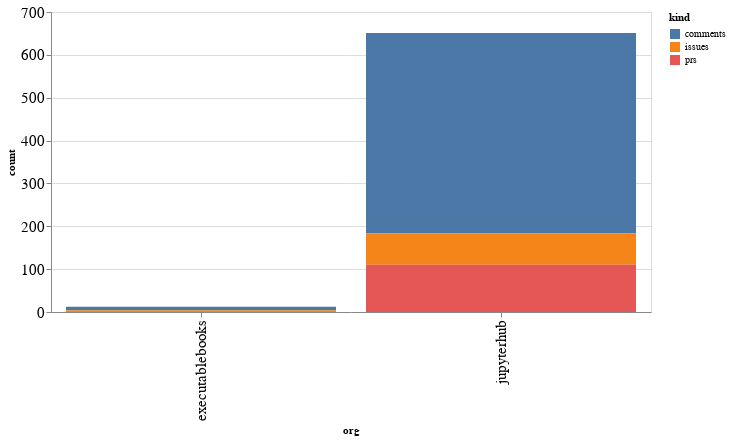

The notebook cell saved with this chart:
### Code cell
alt.Chart(org_summaries, width=600).mark_bar().encode(
    x='org',
    y='count',
    color='kind',
    tooltip="org"
)

### Figure 1 — Vega-Lite specification as saved in the notebook (floating-point values rounded to 4 significant figures)
{"config": {"axisLeft": {"labelFontSize": 15}, "axisBottom": {"labelFontSize": 15}}, "data": {"name": "data-c4e66135308d0c2e16664b271ceec61c"}, "mark": "bar", "encoding": {"color": {"type": "nominal", "field": "kind"}, "tooltip": {"type": "nominal", "field": "org"}, "x": {"type": "nominal", "field": "org"}, "y": {"type": "quantitative", "field": "count"}}, "width": 600, "$schema": "https://vega.github.io/schema/vega-lite/v4.8.1.json", "datasets": {"data-c4e66135308d0c2e16664b271ceec61c": [{"org": "executablebooks", "kind": "comments", "count": 8}, {"org": "executablebooks", "kind": "issues", "count": 2}, {"org": "executablebooks", "kind": "prs", "count": 2}, {"org": "jupyterhub", "kind": "comments", "count": 467}, {"org": "jupyterhub", "kind": "issues", "count": 74}, {"org": "jupyterhub", "kind": "prs", "count": 110}]}}
